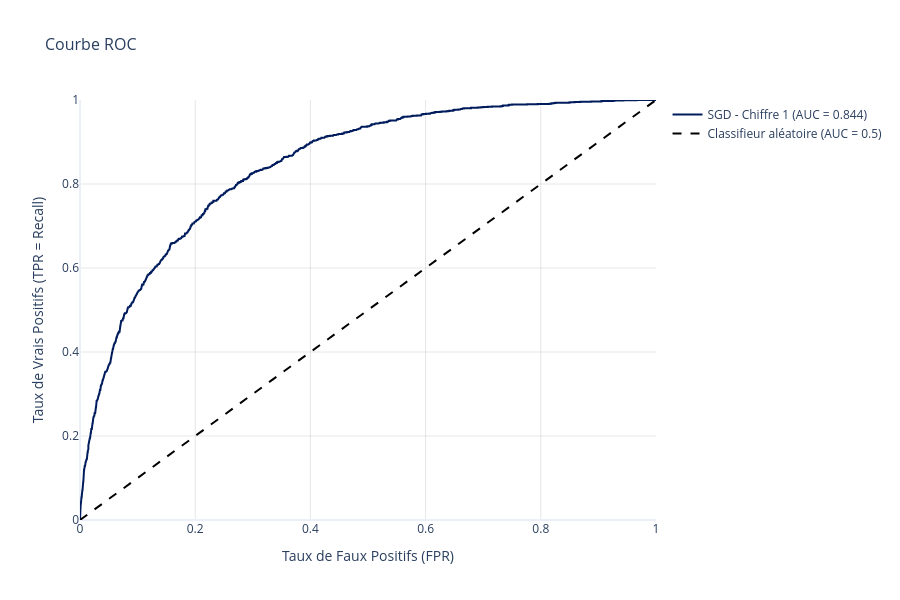

Source (notebook cell):
### Code cell
from sklearn.metrics import roc_curve, roc_auc_score
import plotly.graph_objects as go

# Exemple : score de décision pour la classe positive
scores_decision = log_pipeline.decision_function(X_train)
chiffre_cible = 1  # classe positive

# Calcul FPR, TPR et AUC
fpr, tpr, seuils_roc = roc_curve(y_train, scores_decision)
auc_score = roc_auc_score(y_train, scores_decision)

# Création figure interactive
fig = go.Figure()

# Courbe ROC
fig.add_trace(go.Scatter(
    x=fpr,
    y=tpr,
    mode='lines',
    name=f'SGD - Chiffre {chiffre_cible} (AUC = {auc_score:.3f})',
    line=dict(color='#011c5d', width=2),
    hovertemplate='<b>FPR</b>: %{x:.3f}<br><b>TPR (Recall)</b>: %{y:.3f}<extra></extra>'
))

# Ligne référence aléatoire
fig.add_trace(go.Scatter(
    x=[0, 1],
    y=[0, 1],
    mode='lines',
    name='Classifieur aléatoire (AUC = 0.5)',
    line=dict(color='black', width=2, dash='dash'),
    hovertemplate='<b>FPR</b>: %{x:.3f}<br><b>TPR</b>: %{y:.3f}<extra></extra>'
))

# Layout
fig.update_layout(
    title={'text': 'Courbe ROC', 'font': {'size': 16}},
    xaxis_title='Taux de Faux Positifs (FPR)',
    yaxis_title='Taux de Vrais Positifs (TPR = Recall)',
    xaxis=dict(range=[0, 1], showgrid=True, gridcolor='rgba(128,128,128,0.2)'),
    yaxis=dict(range=[0, 1], showgrid=True, gridcolor='rgba(128,128,128,0.2)'),
    hovermode='closest',
    width=900,
    height=600,
    template='plotly_white',
    showlegend=True
)

fig.show()

print(f"\nAUC Score : {auc_score:.3f}")

### Figure 1 — Plotly figure (JSON) as saved in the notebook; plotly's stock layout.template omitted (floating-point values rounded to 4 significant figures; data arrays with more than 128 entries replaced by an {"elided": "..."} marker saying what was removed)
{"data": [{"hovertemplate": "<b>FPR</b>: %{x:.3f}<br><b>TPR (Recall)</b>: %{y:.3f}<extra></extra>", "line": {"color": "#011c5d", "width": 2}, "mode": "lines", "name": "SGD - Chiffre 1 (AUC = 0.844)", "type": "scatter", "x": {"elided": "1550 float values"}, "y": {"elided": "1550 float values"}}, {"hovertemplate": "<b>FPR</b>: %{x:.3f}<br><b>TPR</b>: %{y:.3f}<extra></extra>", "line": {"color": "black", "dash": "dash", "width": 2}, "mode": "lines", "name": "Classifieur aléatoire (AUC = 0.5)", "type": "scatter", "x": [0, 1], "y": [0, 1]}], "layout": {"height": 600, "hovermode": "closest", "showlegend": true, "title": {"font": {"size": 16}, "text": "Courbe ROC"}, "width": 900, "xaxis": {"gridcolor": "rgba(128,128,128,0.2)", "range": [0, 1], "showgrid": true, "title": {"text": "Taux de Faux Positifs (FPR)"}}, "yaxis": {"gridcolor": "rgba(128,128,128,0.2)", "range": [0, 1], "showgrid": true, "title": {"text": "Taux de Vrais Positifs (TPR = Recall)"}}}}
